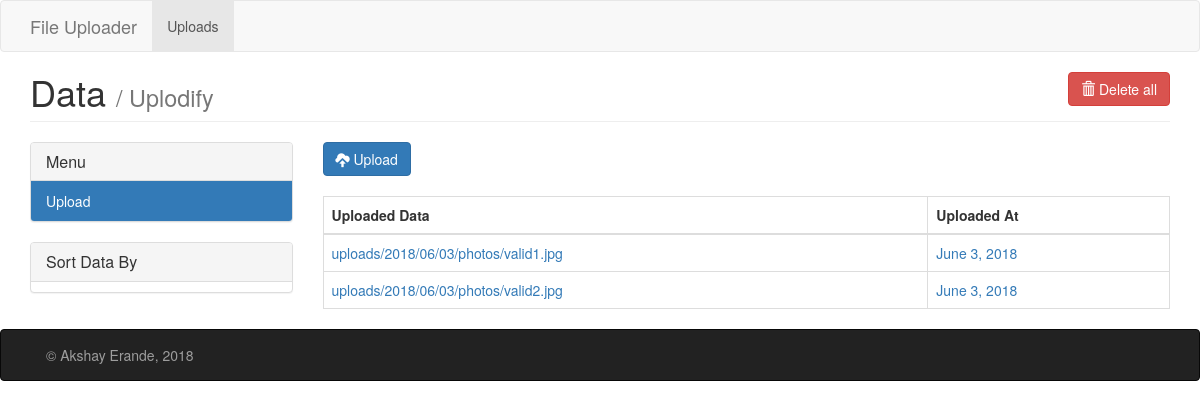
The app's page /uplodify/uploads/, older data.
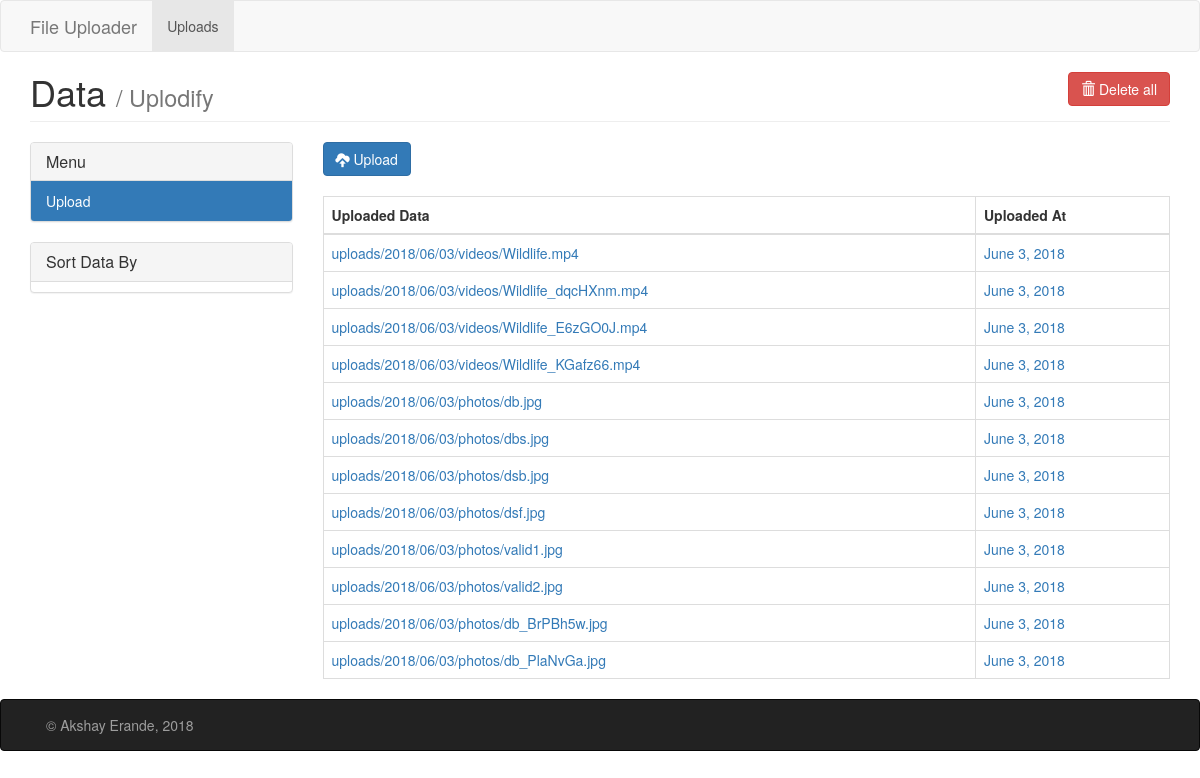
The same page, newer data.
### core/models.py (models this page shows, shortened)
class Upload(models.Model):
    title = models.CharField(max_length=255, blank=True)
    file = models.FileField(upload_to=content_file_name)
    uploaded_at = models.DateField(auto_now_add=True)
    class Meta:
        get_latest_by = 'uploaded_at'

### core/views.py (the view, shortened to what this page needs)
class UploadView(View):
    def get(self, request):
        upload_list = Upload.objects.all()
        return render(self.request, 'core/index.html', {'uploads': upload_list})

### core/templates/core/index.html (shortened to what this page needs)
{% extends 'core/base.html' %}
{% load static %}
{% block title %}Uplodify{% endblock %}
{% block uploads_content %}
  <div style="margin-bottom: 20px;">
    <button type="button" class="btn btn-primary js-upload-data">
      <span class="glyphicon glyphicon-cloud-upload"></span> Upload
    </button>
  </div>
  <table id="gallery" class="table table-bordered">
    <thead>
      <tr>
        <th>Uploaded Data</th>
        <th>Uploaded At</th>
      </tr>
    </thead>
    <tbody>
      {% for data in uploads %}
        <tr>
          <td><a href="{{ data.file.url }}">{{ data.file.name }}</a></td>
          <td><a href="">{{ data.uploaded_at }}</a></td>
        </tr>
      {% endfor %}
    </tbody>
  </table>
{% endblock %}

### core/templates/core/base.html (shortened to what this page needs)
{% extends 'base.html' %}
{% block content %}
<form method="post" action="{% url 'core:clear_database' %}">
    <button type="submit" class="btn btn-danger pull-right">
        <span class="glyphicon glyphicon-trash"></span> Delete all
    </button>
</form>
<h1 class="page-header">
    Data
    <small>/ {% block title %}{% endblock %}</small>
</h1>
<div class="row">
    <div class="col-md-3">
        <div class="panel panel-default">
            <div class="panel-heading">
                <h3 class="panel-title">Menu</h3>
            </div>
            <div class="list-group">
                <a href="{% url 'core:uploads_database' %}"
                   class="list-group-item{% if request.path == '/uplodify/uploads/' %} active{% endif %}">
                    Upload
                </a>
            </div>
        </div>
        <div class="panel panel-default">
            <div class="panel-heading">
                <h3 class="panel-title">Sort Data By</h3>
            </div>
                {% regroup all_posts by posted.year as year_list %}
        </div>
    </div>
    <div class="col-md-9">
        {% block uploads_content %}
        {% endblock %}
    </div>
</div>
{% endblock %}

### uploadify/templates/base.html (shortened to what this page needs)
{% load static %}<!DOCTYPE html>
<html lang="en">
  <head>
    <link href="{% static 'css/bootstrap.min.css' %}" rel="stylesheet">
  </head>
  <body>
    {% include 'includes/header.html' %}
    <div class="container">
      {% block content %}
      {% endblock %}
    </div>
  </body>
    {% include 'includes/footer.html' %}
</html>

### uploadify/templates/includes/header.html (shortened to what this page needs)
<nav class="navbar navbar-default">
  <div class="container">
    <div class="navbar-header">
      <a class="navbar-brand" href="{% url 'home' %}">File Uploader</a>
    </div>
    <div class="collapse navbar-collapse" id="main-menu">
      <ul class="nav navbar-nav">
        <li{% if '/uploads/' in request.path %} class="active"{% endif %}>
          <a href="{% url 'core:uploads_database' %}">Uploads</a>
        </li>
      </ul>
    </div>
  </div>
</nav>

### uploadify/templates/includes/footer.html (shortened to what this page needs)
<footer>
<div class= "navbar navbar-inverse navbar-static-bottom footer" role="navigation" style="">
    <div class="navbar-text pull-left">
    &copy; Akshay Erande, 2018
    </div>
</div>
</footer>

### uploadify/templates/base.html (style rules this page uses)
.page-header { margin-top: 0; }
.footer { margin-bottom: 0; }

Row changes from the older to the newer data that the page shows:
added Upload: file.name "uploads/2018/06/03/videos/Wildlife.mp4", uploaded_at "June 3, 2018"
added Upload: file.name "uploads/2018/06/03/videos/Wildlife_dqcHXnm.mp4", uploaded_at "June 3, 2018"
added Upload: file.name "uploads/2018/06/03/videos/Wildlife_E6zGO0J.mp4", uploaded_at "June 3, 2018"
added Upload: file.name "uploads/2018/06/03/videos/Wildlife_KGafz66.mp4", uploaded_at "June 3, 2018"
added Upload: file.name "uploads/2018/06/03/photos/db.jpg", uploaded_at "June 3, 2018"
added Upload: file.name "uploads/2018/06/03/photos/dbs.jpg", uploaded_at "June 3, 2018"
added Upload: file.name "uploads/2018/06/03/photos/dsb.jpg", uploaded_at "June 3, 2018"
added Upload: file.name "uploads/2018/06/03/photos/dsf.jpg", uploaded_at "June 3, 2018"
added Upload: file.name "uploads/2018/06/03/photos/db_BrPBh5w.jpg", uploaded_at "June 3, 2018"
added Upload: file.name "uploads/2018/06/03/photos/db_PlaNvGa.jpg", uploaded_at "June 3, 2018"
